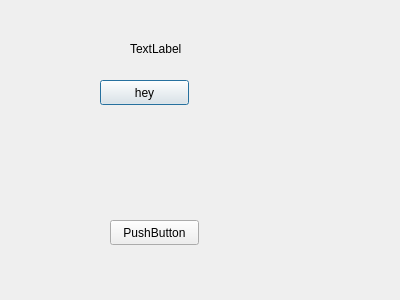
<?xml version="1.0" encoding="UTF-8"?>
<ui version="4.0">
 <class>Dialog</class>
 <widget class="QDialog" name="Dialog">
  <property name="geometry">
   <rect>
    <x>0</x>
    <y>0</y>
    <width>400</width>
    <height>300</height>
   </rect>
  </property>
  <property name="windowTitle">
   <string>Dialog</string>
  </property>
  <widget class="QPushButton" name="loadFromFileButton">
   <property name="geometry">
    <rect>
     <x>100</x>
     <y>80</y>
     <width>89</width>
     <height>25</height>
    </rect>
   </property>
   <property name="text">
    <string>hey</string>
   </property>
  </widget>
  <widget class="QPushButton" name="loadFromSharedMemoryButton">
   <property name="geometry">
    <rect>
     <x>110</x>
     <y>220</y>
     <width>89</width>
     <height>25</height>
    </rect>
   </property>
   <property name="text">
    <string>PushButton</string>
   </property>
  </widget>
  <widget class="QLabel" name="label">
   <property name="geometry">
    <rect>
     <x>130</x>
     <y>40</y>
     <width>67</width>
     <height>17</height>
    </rect>
   </property>
   <property name="text">
    <string>TextLabel</string>
   </property>
  </widget>
 </widget>
 <resources/>
 <connections/>
</ui>
